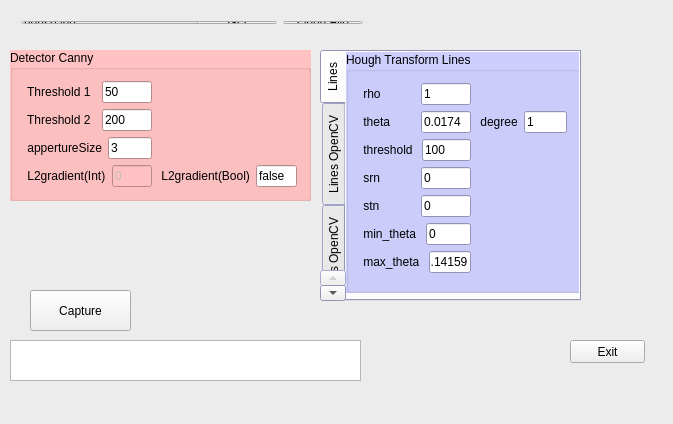
<?xml version="1.0" encoding="UTF-8"?>
<ui version="4.0">
 <class>MainWindow</class>
 <widget class="QMainWindow" name="MainWindow">
  <property name="geometry">
   <rect>
    <x>0</x>
    <y>0</y>
    <width>673</width>
    <height>424</height>
   </rect>
  </property>
  <property name="maximumSize">
   <size>
    <width>16777215</width>
    <height>16777215</height>
   </size>
  </property>
  <property name="palette">
   <palette>
    <active>
     <colorrole role="Base">
      <brush brushstyle="SolidPattern">
       <color alpha="255">
        <red>255</red>
        <green>255</green>
        <blue>255</blue>
       </color>
      </brush>
     </colorrole>
     <colorrole role="Window">
      <brush brushstyle="SolidPattern">
       <color alpha="255">
        <red>236</red>
        <green>236</green>
        <blue>236</blue>
       </color>
      </brush>
     </colorrole>
    </active>
    <inactive>
     <colorrole role="Base">
      <brush brushstyle="SolidPattern">
       <color alpha="255">
        <red>255</red>
        <green>255</green>
        <blue>255</blue>
       </color>
      </brush>
     </colorrole>
     <colorrole role="Window">
      <brush brushstyle="SolidPattern">
       <color alpha="255">
        <red>236</red>
        <green>236</green>
        <blue>236</blue>
       </color>
      </brush>
     </colorrole>
    </inactive>
    <disabled>
     <colorrole role="Base">
      <brush brushstyle="SolidPattern">
       <color alpha="255">
        <red>236</red>
        <green>236</green>
        <blue>236</blue>
       </color>
      </brush>
     </colorrole>
     <colorrole role="Window">
      <brush brushstyle="SolidPattern">
       <color alpha="255">
        <red>236</red>
        <green>236</green>
        <blue>236</blue>
       </color>
      </brush>
     </colorrole>
    </disabled>
   </palette>
  </property>
  <property name="windowTitle">
   <string>Hough Transform</string>
  </property>
  <widget class="QWidget" name="centralWidget">
   <widget class="QTextBrowser" name="textBrowser">
    <property name="geometry">
     <rect>
      <x>10</x>
      <y>340</y>
      <width>351</width>
      <height>41</height>
     </rect>
    </property>
   </widget>
   <widget class="QWidget" name="layoutWidget">
    <property name="geometry">
     <rect>
      <x>10</x>
      <y>10</y>
      <width>364</width>
      <height>25</height>
     </rect>
    </property>
    <layout class="QHBoxLayout" name="horizontalLayout">
     <item>
      <widget class="QLineEdit" name="lineEdit">
       <property name="minimumSize">
        <size>
         <width>200</width>
         <height>0</height>
        </size>
       </property>
       <property name="text">
        <string>house.jpg</string>
       </property>
       <property name="alignment">
        <set>Qt::AlignLeading|Qt::AlignLeft|Qt::AlignVCenter</set>
       </property>
       <property name="clearButtonEnabled">
        <bool>false</bool>
       </property>
      </widget>
     </item>
     <item>
      <widget class="QPushButton" name="pushButton">
       <property name="text">
        <string>GO</string>
       </property>
      </widget>
     </item>
     <item>
      <widget class="QPushButton" name="pushButton_2">
       <property name="text">
        <string>Open File</string>
       </property>
      </widget>
     </item>
    </layout>
   </widget>
   <widget class="QGroupBox" name="groupBox">
    <property name="geometry">
     <rect>
      <x>10</x>
      <y>50</y>
      <width>301</width>
      <height>151</height>
     </rect>
    </property>
    <property name="palette">
     <palette>
      <active>
       <colorrole role="Base">
        <brush brushstyle="SolidPattern">
         <color alpha="255">
          <red>255</red>
          <green>255</green>
          <blue>255</blue>
         </color>
        </brush>
       </colorrole>
       <colorrole role="Window">
        <brush brushstyle="SolidPattern">
         <color alpha="255">
          <red>255</red>
          <green>193</green>
          <blue>193</blue>
         </color>
        </brush>
       </colorrole>
      </active>
      <inactive>
       <colorrole role="Base">
        <brush brushstyle="SolidPattern">
         <color alpha="255">
          <red>255</red>
          <green>255</green>
          <blue>255</blue>
         </color>
        </brush>
       </colorrole>
       <colorrole role="Window">
        <brush brushstyle="SolidPattern">
         <color alpha="255">
          <red>255</red>
          <green>193</green>
          <blue>193</blue>
         </color>
        </brush>
       </colorrole>
      </inactive>
      <disabled>
       <colorrole role="Base">
        <brush brushstyle="SolidPattern">
         <color alpha="255">
          <red>255</red>
          <green>193</green>
          <blue>193</blue>
         </color>
        </brush>
       </colorrole>
       <colorrole role="Window">
        <brush brushstyle="SolidPattern">
         <color alpha="255">
          <red>255</red>
          <green>193</green>
          <blue>193</blue>
         </color>
        </brush>
       </colorrole>
      </disabled>
     </palette>
    </property>
    <property name="autoFillBackground">
     <bool>true</bool>
    </property>
    <property name="title">
     <string>Detector Canny</string>
    </property>
    <property name="flat">
     <bool>true</bool>
    </property>
    <layout class="QGridLayout" name="gridLayout_2">
     <item row="1" column="0">
      <layout class="QHBoxLayout" name="horizontalLayout_2">
       <item>
        <widget class="QLabel" name="label_2">
         <property name="text">
          <string> Threshold 2</string>
         </property>
        </widget>
       </item>
       <item>
        <widget class="QLineEdit" name="threshold2">
         <property name="maximumSize">
          <size>
           <width>50</width>
           <height>16777215</height>
          </size>
         </property>
         <property name="text">
          <string>200</string>
         </property>
        </widget>
       </item>
      </layout>
     </item>
     <item row="0" column="0">
      <layout class="QHBoxLayout" name="horizontalLayout_3">
       <item>
        <widget class="QLabel" name="label">
         <property name="text">
          <string> Threshold 1</string>
         </property>
        </widget>
       </item>
       <item>
        <widget class="QLineEdit" name="threshold1">
         <property name="maximumSize">
          <size>
           <width>50</width>
           <height>16777215</height>
          </size>
         </property>
         <property name="text">
          <string>50</string>
         </property>
        </widget>
       </item>
      </layout>
     </item>
     <item row="3" column="0">
      <layout class="QHBoxLayout" name="horizontalLayout_13">
       <item>
        <widget class="QLabel" name="label_12">
         <property name="text">
          <string> L2gradient(Int)</string>
         </property>
        </widget>
       </item>
       <item>
        <widget class="QLineEdit" name="l2gradient">
         <property name="enabled">
          <bool>false</bool>
         </property>
         <property name="maximumSize">
          <size>
           <width>50</width>
           <height>16777215</height>
          </size>
         </property>
         <property name="text">
          <string>0</string>
         </property>
        </widget>
       </item>
      </layout>
     </item>
     <item row="2" column="0">
      <layout class="QHBoxLayout" name="horizontalLayout_12">
       <item>
        <widget class="QLabel" name="label_11">
         <property name="text">
          <string> appertureSize</string>
         </property>
        </widget>
       </item>
       <item>
        <widget class="QLineEdit" name="appertureSize">
         <property name="maximumSize">
          <size>
           <width>50</width>
           <height>16777215</height>
          </size>
         </property>
         <property name="text">
          <string>3</string>
         </property>
        </widget>
       </item>
      </layout>
     </item>
     <item row="3" column="1">
      <layout class="QHBoxLayout" name="horizontalLayout_14">
       <item>
        <widget class="QLabel" name="label_13">
         <property name="text">
          <string> L2gradient(Bool)</string>
         </property>
        </widget>
       </item>
       <item>
        <widget class="QLineEdit" name="l2gradient_2">
         <property name="maximumSize">
          <size>
           <width>50</width>
           <height>16777215</height>
          </size>
         </property>
         <property name="text">
          <string>false</string>
         </property>
        </widget>
       </item>
      </layout>
     </item>
    </layout>
   </widget>
   <widget class="QPushButton" name="pushButton_3">
    <property name="geometry">
     <rect>
      <x>570</x>
      <y>340</y>
      <width>75</width>
      <height>23</height>
     </rect>
    </property>
    <property name="text">
     <string>Exit</string>
    </property>
   </widget>
   <widget class="QPushButton" name="pushButton_4">
    <property name="geometry">
     <rect>
      <x>30</x>
      <y>290</y>
      <width>101</width>
      <height>41</height>
     </rect>
    </property>
    <property name="text">
     <string>Capture</string>
    </property>
    <property name="iconSize">
     <size>
      <width>150</width>
      <height>50</height>
     </size>
    </property>
    <property name="checkable">
     <bool>false</bool>
    </property>
    <property name="autoExclusive">
     <bool>false</bool>
    </property>
    <property name="flat">
     <bool>false</bool>
    </property>
   </widget>
   <widget class="QTabWidget" name="tabWidget">
    <property name="enabled">
     <bool>true</bool>
    </property>
    <property name="geometry">
     <rect>
      <x>320</x>
      <y>50</y>
      <width>261</width>
      <height>251</height>
     </rect>
    </property>
    <property name="palette">
     <palette>
      <active>
       <colorrole role="Base">
        <brush brushstyle="SolidPattern">
         <color alpha="255">
          <red>255</red>
          <green>255</green>
          <blue>255</blue>
         </color>
        </brush>
       </colorrole>
       <colorrole role="Window">
        <brush brushstyle="SolidPattern">
         <color alpha="255">
          <red>205</red>
          <green>206</green>
          <blue>253</blue>
         </color>
        </brush>
       </colorrole>
      </active>
      <inactive>
       <colorrole role="Base">
        <brush brushstyle="SolidPattern">
         <color alpha="255">
          <red>255</red>
          <green>255</green>
          <blue>255</blue>
         </color>
        </brush>
       </colorrole>
       <colorrole role="Window">
        <brush brushstyle="SolidPattern">
         <color alpha="255">
          <red>205</red>
          <green>206</green>
          <blue>253</blue>
         </color>
        </brush>
       </colorrole>
      </inactive>
      <disabled>
       <colorrole role="Base">
        <brush brushstyle="SolidPattern">
         <color alpha="255">
          <red>205</red>
          <green>206</green>
          <blue>253</blue>
         </color>
        </brush>
       </colorrole>
       <colorrole role="Window">
        <brush brushstyle="SolidPattern">
         <color alpha="255">
          <red>205</red>
          <green>206</green>
          <blue>253</blue>
         </color>
        </brush>
       </colorrole>
      </disabled>
     </palette>
    </property>
    <property name="tabPosition">
     <enum>QTabWidget::West</enum>
    </property>
    <property name="tabShape">
     <enum>QTabWidget::Rounded</enum>
    </property>
    <property name="currentIndex">
     <number>0</number>
    </property>
    <property name="usesScrollButtons">
     <bool>true</bool>
    </property>
    <property name="documentMode">
     <bool>false</bool>
    </property>
    <property name="tabsClosable">
     <bool>false</bool>
    </property>
    <property name="movable">
     <bool>false</bool>
    </property>
    <property name="tabBarAutoHide">
     <bool>false</bool>
    </property>
    <widget class="QWidget" name="tab_2">
     <attribute name="title">
      <string>Lines</string>
     </attribute>
     <widget class="QGroupBox" name="groupBox_3">
      <property name="geometry">
       <rect>
        <x>0</x>
        <y>0</y>
        <width>235</width>
        <height>241</height>
       </rect>
      </property>
      <property name="palette">
       <palette>
        <active>
         <colorrole role="Base">
          <brush brushstyle="SolidPattern">
           <color alpha="255">
            <red>255</red>
            <green>255</green>
            <blue>255</blue>
           </color>
          </brush>
         </colorrole>
         <colorrole role="Window">
          <brush brushstyle="SolidPattern">
           <color alpha="255">
            <red>205</red>
            <green>206</green>
            <blue>253</blue>
           </color>
          </brush>
         </colorrole>
        </active>
        <inactive>
         <colorrole role="Base">
          <brush brushstyle="SolidPattern">
           <color alpha="255">
            <red>255</red>
            <green>255</green>
            <blue>255</blue>
           </color>
          </brush>
         </colorrole>
         <colorrole role="Window">
          <brush brushstyle="SolidPattern">
           <color alpha="255">
            <red>205</red>
            <green>206</green>
            <blue>253</blue>
           </color>
          </brush>
         </colorrole>
        </inactive>
        <disabled>
         <colorrole role="Base">
          <brush brushstyle="SolidPattern">
           <color alpha="255">
            <red>205</red>
            <green>206</green>
            <blue>253</blue>
           </color>
          </brush>
         </colorrole>
         <colorrole role="Window">
          <brush brushstyle="SolidPattern">
           <color alpha="255">
            <red>205</red>
            <green>206</green>
            <blue>253</blue>
           </color>
          </brush>
         </colorrole>
        </disabled>
       </palette>
      </property>
      <property name="autoFillBackground">
       <bool>true</bool>
      </property>
      <property name="title">
       <string>Hough Transform Lines</string>
      </property>
      <property name="flat">
       <bool>true</bool>
      </property>
      <layout class="QGridLayout" name="gridLayout_3">
       <item row="3" column="0">
        <layout class="QHBoxLayout" name="horizontalLayout_15">
         <item>
          <widget class="QLabel" name="label_14">
           <property name="text">
            <string> srn </string>
           </property>
          </widget>
         </item>
         <item>
          <widget class="QLineEdit" name="lineEdit_srn_2">
           <property name="maximumSize">
            <size>
             <width>50</width>
             <height>16777215</height>
            </size>
           </property>
           <property name="text">
            <string>0</string>
           </property>
          </widget>
         </item>
        </layout>
       </item>
       <item row="1" column="0">
        <layout class="QHBoxLayout" name="horizontalLayout_16">
         <item>
          <widget class="QLabel" name="label_15">
           <property name="text">
            <string> theta </string>
           </property>
          </widget>
         </item>
         <item>
          <widget class="QLineEdit" name="lineEdit_theta_2">
           <property name="maximumSize">
            <size>
             <width>50</width>
             <height>16777215</height>
            </size>
           </property>
           <property name="text">
            <string>0.0174</string>
           </property>
           <property name="maxLength">
            <number>6</number>
           </property>
          </widget>
         </item>
        </layout>
       </item>
       <item row="4" column="0">
        <layout class="QHBoxLayout" name="horizontalLayout_17">
         <item>
          <widget class="QLabel" name="label_16">
           <property name="text">
            <string> stn</string>
           </property>
          </widget>
         </item>
         <item>
          <widget class="QLineEdit" name="lineEdit_stn_2">
           <property name="maximumSize">
            <size>
             <width>50</width>
             <height>16777215</height>
            </size>
           </property>
           <property name="text">
            <string>0</string>
           </property>
          </widget>
         </item>
        </layout>
       </item>
       <item row="1" column="1">
        <layout class="QHBoxLayout" name="horizontalLayout_18">
         <item>
          <widget class="QLabel" name="label_17">
           <property name="text">
            <string> degree</string>
           </property>
          </widget>
         </item>
         <item>
          <widget class="QLineEdit" name="lineEdit_degree_2">
           <property name="maximumSize">
            <size>
             <width>50</width>
             <height>16777215</height>
            </size>
           </property>
           <property name="text">
            <string>1</string>
           </property>
          </widget>
         </item>
        </layout>
       </item>
       <item row="6" column="0">
        <layout class="QHBoxLayout" name="horizontalLayout_19">
         <item>
          <widget class="QLabel" name="label_18">
           <property name="text">
            <string> max_theta </string>
           </property>
          </widget>
         </item>
         <item>
          <widget class="QLineEdit" name="lineEdit_max_theta_2">
           <property name="maximumSize">
            <size>
             <width>50</width>
             <height>16777215</height>
            </size>
           </property>
           <property name="text">
            <string>3.14159</string>
           </property>
          </widget>
         </item>
        </layout>
       </item>
       <item row="0" column="0">
        <layout class="QHBoxLayout" name="horizontalLayout_20">
         <item>
          <widget class="QLabel" name="label_19">
           <property name="text">
            <string> rho</string>
           </property>
          </widget>
         </item>
         <item>
          <widget class="QLineEdit" name="lineEdit_rho_2">
           <property name="maximumSize">
            <size>
             <width>50</width>
             <height>16777215</height>
            </size>
           </property>
           <property name="text">
            <string>1</string>
           </property>
          </widget>
         </item>
        </layout>
       </item>
       <item row="5" column="0">
        <layout class="QHBoxLayout" name="horizontalLayout_21">
         <item>
          <widget class="QLabel" name="label_20">
           <property name="text">
            <string> min_theta </string>
           </property>
          </widget>
         </item>
         <item>
          <widget class="QLineEdit" name="lineEdit_min_theta_2">
           <property name="maximumSize">
            <size>
             <width>50</width>
             <height>16777215</height>
            </size>
           </property>
           <property name="text">
            <string>0</string>
           </property>
          </widget>
         </item>
        </layout>
       </item>
       <item row="2" column="0">
        <layout class="QHBoxLayout" name="horizontalLayout_22">
         <item>
          <widget class="QLabel" name="label_21">
           <property name="text">
            <string> threshold </string>
           </property>
          </widget>
         </item>
         <item>
          <widget class="QLineEdit" name="lineEdit_threshold_2">
           <property name="maximumSize">
            <size>
             <width>50</width>
             <height>16777215</height>
            </size>
           </property>
           <property name="text">
            <string>100</string>
           </property>
          </widget>
         </item>
        </layout>
       </item>
      </layout>
     </widget>
    </widget>
    <widget class="QWidget" name="tab">
     <attribute name="title">
      <string>Lines OpenCV</string>
     </attribute>
     <widget class="QGroupBox" name="groupBox_2">
      <property name="geometry">
       <rect>
        <x>0</x>
        <y>0</y>
        <width>235</width>
        <height>241</height>
       </rect>
      </property>
      <property name="palette">
       <palette>
        <active>
         <colorrole role="Base">
          <brush brushstyle="SolidPattern">
           <color alpha="255">
            <red>255</red>
            <green>255</green>
            <blue>255</blue>
           </color>
          </brush>
         </colorrole>
         <colorrole role="Window">
          <brush brushstyle="SolidPattern">
           <color alpha="255">
            <red>203</red>
            <green>204</green>
            <blue>250</blue>
           </color>
          </brush>
         </colorrole>
        </active>
        <inactive>
         <colorrole role="Base">
          <brush brushstyle="SolidPattern">
           <color alpha="255">
            <red>255</red>
            <green>255</green>
            <blue>255</blue>
           </color>
          </brush>
         </colorrole>
         <colorrole role="Window">
          <brush brushstyle="SolidPattern">
           <color alpha="255">
            <red>203</red>
            <green>204</green>
            <blue>250</blue>
           </color>
          </brush>
         </colorrole>
        </inactive>
        <disabled>
         <colorrole role="Base">
          <brush brushstyle="SolidPattern">
           <color alpha="255">
            <red>203</red>
            <green>204</green>
            <blue>250</blue>
           </color>
          </brush>
         </colorrole>
         <colorrole role="Window">
          <brush brushstyle="SolidPattern">
           <color alpha="255">
            <red>203</red>
            <green>204</green>
            <blue>250</blue>
           </color>
          </brush>
         </colorrole>
        </disabled>
       </palette>
      </property>
      <property name="autoFillBackground">
       <bool>true</bool>
      </property>
      <property name="title">
       <string>Hough Transform Lines OpenCV</string>
      </property>
      <property name="flat">
       <bool>true</bool>
      </property>
      <layout class="QGridLayout" name="gridLayout">
       <item row="3" column="0">
        <layout class="QHBoxLayout" name="horizontalLayout_8">
         <item>
          <widget class="QLabel" name="label_7">
           <property name="text">
            <string> srn </string>
           </property>
          </widget>
         </item>
         <item>
          <widget class="QLineEdit" name="lineEdit_srn">
           <property name="maximumSize">
            <size>
             <width>50</width>
             <height>16777215</height>
            </size>
           </property>
           <property name="text">
            <string>0</string>
           </property>
          </widget>
         </item>
        </layout>
       </item>
       <item row="1" column="0">
        <layout class="QHBoxLayout" name="horizontalLayout_6">
         <item>
          <widget class="QLabel" name="label_5">
           <property name="text">
            <string> theta </string>
           </property>
          </widget>
         </item>
         <item>
          <widget class="QLineEdit" name="lineEdit_theta">
           <property name="maximumSize">
            <size>
             <width>50</width>
             <height>16777215</height>
            </size>
           </property>
           <property name="text">
            <string>0.0174</string>
           </property>
           <property name="maxLength">
            <number>6</number>
           </property>
          </widget>
         </item>
        </layout>
       </item>
       <item row="4" column="0">
        <layout class="QHBoxLayout" name="horizontalLayout_9">
         <item>
          <widget class="QLabel" name="label_8">
           <property name="text">
            <string> stn</string>
           </property>
          </widget>
         </item>
         <item>
          <widget class="QLineEdit" name="lineEdit_stn">
           <property name="maximumSize">
            <size>
             <width>50</width>
             <height>16777215</height>
            </size>
           </property>
           <property name="text">
            <string>0</string>
           </property>
          </widget>
         </item>
        </layout>
       </item>
       <item row="1" column="1">
        <layout class="QHBoxLayout" name="horizontalLayout_4">
         <item>
          <widget class="QLabel" name="label_3">
           <property name="text">
            <string> degree</string>
           </property>
          </widget>
         </item>
         <item>
          <widget class="QLineEdit" name="lineEdit_degree">
           <property name="maximumSize">
            <size>
             <width>50</width>
             <height>16777215</height>
            </size>
           </property>
           <property name="text">
            <string>1</string>
           </property>
          </widget>
         </item>
        </layout>
       </item>
       <item row="6" column="0">
        <layout class="QHBoxLayout" name="horizontalLayout_11">
         <item>
          <widget class="QLabel" name="label_10">
           <property name="text">
            <string> max_theta </string>
           </property>
          </widget>
         </item>
         <item>
          <widget class="QLineEdit" name="lineEdit_max_theta">
           <property name="maximumSize">
            <size>
             <width>50</width>
             <height>16777215</height>
            </size>
           </property>
           <property name="text">
            <string>3.14159</string>
           </property>
          </widget>
         </item>
        </layout>
       </item>
       <item row="0" column="0">
        <layout class="QHBoxLayout" name="horizontalLayout_5">
         <item>
          <widget class="QLabel" name="label_4">
           <property name="text">
            <string> rho</string>
           </property>
          </widget>
         </item>
         <item>
          <widget class="QLineEdit" name="lineEdit_rho">
           <property name="maximumSize">
            <size>
             <width>50</width>
             <height>16777215</height>
            </size>
           </property>
           <property name="text">
            <string>1</string>
           </property>
          </widget>
         </item>
        </layout>
       </item>
       <item row="5" column="0">
        <layout class="QHBoxLayout" name="horizontalLayout_10">
         <item>
          <widget class="QLabel" name="label_9">
           <property name="text">
            <string> min_theta </string>
           </property>
          </widget>
         </item>
         <item>
          <widget class="QLineEdit" name="lineEdit_min_theta">
           <property name="maximumSize">
            <size>
             <width>50</width>
             <height>16777215</height>
            </size>
           </property>
           <property name="text">
            <string>0</string>
           </property>
          </widget>
         </item>
        </layout>
       </item>
       <item row="2" column="0">
        <layout class="QHBoxLayout" name="horizontalLayout_7">
         <item>
          <widget class="QLabel" name="label_6">
           <property name="text">
            <string> threshold </string>
           </property>
          </widget>
         </item>
         <item>
          <widget class="QLineEdit" name="lineEdit_threshold">
           <property name="maximumSize">
            <size>
             <width>50</width>
             <height>16777215</height>
            </size>
           </property>
           <property name="text">
            <string>100</string>
           </property>
          </widget>
         </item>
        </layout>
       </item>
      </layout>
     </widget>
    </widget>
    <widget class="QWidget" name="tab_3">
     <attribute name="title">
      <string>Circles OpenCV</string>
     </attribute>
     <widget class="QGroupBox" name="groupBox_4">
      <property name="geometry">
       <rect>
        <x>0</x>
        <y>0</y>
        <width>235</width>
        <height>241</height>
       </rect>
      </property>
      <property name="palette">
       <palette>
        <active>
         <colorrole role="Base">
          <brush brushstyle="SolidPattern">
           <color alpha="255">
            <red>255</red>
            <green>255</green>
            <blue>255</blue>
           </color>
          </brush>
         </colorrole>
         <colorrole role="Window">
          <brush brushstyle="SolidPattern">
           <color alpha="255">
            <red>207</red>
            <green>208</green>
            <blue>255</blue>
           </color>
          </brush>
         </colorrole>
        </active>
        <inactive>
         <colorrole role="Base">
          <brush brushstyle="SolidPattern">
           <color alpha="255">
            <red>255</red>
            <green>255</green>
            <blue>255</blue>
           </color>
          </brush>
         </colorrole>
         <colorrole role="Window">
          <brush brushstyle="SolidPattern">
           <color alpha="255">
            <red>207</red>
            <green>208</green>
            <blue>255</blue>
           </color>
          </brush>
         </colorrole>
        </inactive>
        <disabled>
         <colorrole role="Base">
          <brush brushstyle="SolidPattern">
           <color alpha="255">
            <red>207</red>
            <green>208</green>
            <blue>255</blue>
           </color>
          </brush>
         </colorrole>
         <colorrole role="Window">
          <brush brushstyle="SolidPattern">
           <color alpha="255">
            <red>207</red>
            <green>208</green>
            <blue>255</blue>
           </color>
          </brush>
         </colorrole>
        </disabled>
       </palette>
      </property>
      <property name="autoFillBackground">
       <bool>true</bool>
      </property>
      <property name="title">
       <string>Hough Transform Circles OpenCV</string>
      </property>
      <property name="flat">
       <bool>true</bool>
      </property>
      <layout class="QGridLayout" name="gridLayout_4">
       <item row="3" column="0">
        <layout class="QHBoxLayout" name="horizontalLayout_23">
         <item>
          <widget class="QLabel" name="label_22">
           <property name="text">
            <string> srn </string>
           </property>
          </widget>
         </item>
         <item>
          <widget class="QLineEdit" name="lineEdit_srn_3">
           <property name="maximumSize">
            <size>
             <width>50</width>
             <height>16777215</height>
            </size>
           </property>
           <property name="text">
            <string>0</string>
           </property>
          </widget>
         </item>
        </layout>
       </item>
       <item row="1" column="0">
        <layout class="QHBoxLayout" name="horizontalLayout_24">
         <item>
          <widget class="QLabel" name="label_23">
           <property name="text">
            <string> theta </string>
           </property>
          </widget>
         </item>
         <item>
          <widget class="QLineEdit" name="lineEdit_theta_3">
           <property name="maximumSize">
            <size>
             <width>50</width>
             <height>16777215</height>
            </size>
           </property>
           <property name="text">
            <string>0.0174</string>
           </property>
           <property name="maxLength">
            <number>6</number>
           </property>
          </widget>
         </item>
        </layout>
       </item>
       <item row="4" column="0">
        <layout class="QHBoxLayout" name="horizontalLayout_25">
         <item>
          <widget class="QLabel" name="label_24">
           <property name="text">
            <string> stn</string>
           </property>
          </widget>
         </item>
         <item>
          <widget class="QLineEdit" name="lineEdit_stn_3">
           <property name="maximumSize">
            <size>
             <width>50</width>
             <height>16777215</height>
            </size>
           </property>
           <property name="text">
            <string>0</string>
           </property>
          </widget>
         </item>
        </layout>
       </item>
       <item row="1" column="1">
        <layout class="QHBoxLayout" name="horizontalLayout_26">
         <item>
          <widget class="QLabel" name="label_25">
           <property name="text">
            <string> degree</string>
           </property>
          </widget>
         </item>
         <item>
          <widget class="QLineEdit" name="lineEdit_degree_3">
           <property name="maximumSize">
            <size>
             <width>50</width>
             <height>16777215</height>
            </size>
           </property>
           <property name="text">
            <string>1</string>
           </property>
          </widget>
         </item>
        </layout>
       </item>
       <item row="6" column="0">
        <layout class="QHBoxLayout" name="horizontalLayout_27">
         <item>
          <widget class="QLabel" name="label_26">
           <property name="text">
            <string> max_theta </string>
           </property>
          </widget>
         </item>
         <item>
          <widget class="QLineEdit" name="lineEdit_max_theta_3">
           <property name="maximumSize">
            <size>
             <width>50</width>
             <height>16777215</height>
            </size>
           </property>
           <property name="text">
            <string>3.14159</string>
           </property>
          </widget>
         </item>
        </layout>
       </item>
       <item row="0" column="0">
        <layout class="QHBoxLayout" name="horizontalLayout_28">
         <item>
          <widget class="QLabel" name="label_27">
           <property name="text">
            <string> rho</string>
           </property>
          </widget>
         </item>
         <item>
          <widget class="QLineEdit" name="lineEdit_rho_3">
           <property name="maximumSize">
            <size>
             <width>50</width>
             <height>16777215</height>
            </size>
           </property>
           <property name="text">
            <string>1</string>
           </property>
          </widget>
         </item>
        </layout>
       </item>
       <item row="5" column="0">
        <layout class="QHBoxLayout" name="horizontalLayout_29">
         <item>
          <widget class="QLabel" name="label_28">
           <property name="text">
            <string> min_theta </string>
           </property>
          </widget>
         </item>
         <item>
          <widget class="QLineEdit" name="lineEdit_min_theta_3">
           <property name="maximumSize">
            <size>
             <width>50</width>
             <height>16777215</height>
            </size>
           </property>
           <property name="text">
            <string>0</string>
           </property>
          </widget>
         </item>
        </layout>
       </item>
       <item row="2" column="0">
        <layout class="QHBoxLayout" name="horizontalLayout_30">
         <item>
          <widget class="QLabel" name="label_29">
           <property name="text">
            <string> threshold </string>
           </property>
          </widget>
         </item>
         <item>
          <widget class="QLineEdit" name="lineEdit_threshold_3">
           <property name="maximumSize">
            <size>
             <width>50</width>
             <height>16777215</height>
            </size>
           </property>
           <property name="text">
            <string>100</string>
           </property>
          </widget>
         </item>
        </layout>
       </item>
      </layout>
     </widget>
    </widget>
   </widget>
  </widget>
 </widget>
 <layoutdefault spacing="6" margin="11"/>
 <resources/>
 <connections/>
</ui>
